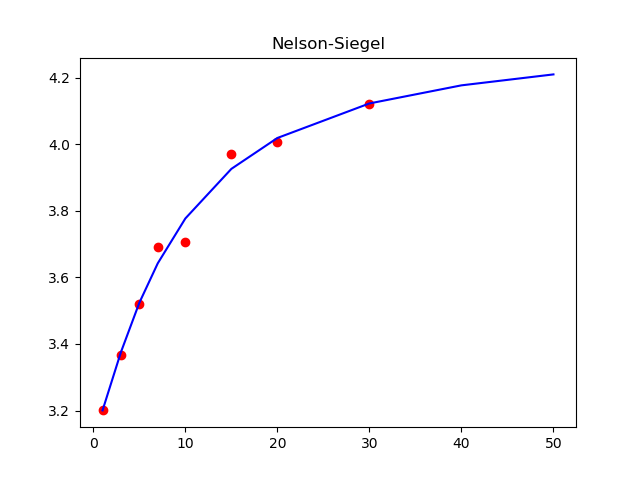

Source code (Python):
#!/usr/bin/python

import pylab
from numpy import *
from scipy.optimize import fmin
import pandas as pd
print("")

# N-S模型函数，c代表N-S的四个参数，x代表maturity到期期限。
fp = lambda c, x: c[0]+(c[1]+c[2])*(c[3]/x)*(1-exp(-x/c[3])-c[2]*exp(-x/c[3]))


# 误差计算函数，是fmin优化的参考标准。
e = lambda p, x, y: ((fp(p,x)-y)**2).sum()


# x = array([1,2,3,5,7,10])  #The periods for which data are available, skip the periods with empty rate
# y = array([2.05/100,1.98/100,2.23/100,2.80/100,3.24/100,3.77/100])  #Available rates only

x = array([1,3,5,7,10,15,20,30])
y = array([3.2013,3.3682,3.5205,3.6916,3.7062,3.9689,4.0079,4.1207])


# 使用fmin进行优化。
p0 = array([0.01,0.01,0.01,1.00])
# p即为最优解，结构类似p0。
p = fmin(e, p0, args=(x,y))
c = p
j=[]
# 计算整数到期期限节点的收益率。
for h in range(1,51,1):
    j.append(c[0]+(c[1]+c[2])*(c[3]/h)*(1-exp(-h/c[3])-c[2]*exp(-h/c[3])))

for i in j:
    print(i)

# 计算出的最优N-S参数。
print("")
print('Estimated Parameters: ', p)


# 开始插值。
print("")
h = range(1,51,1)
# 打印节点数据。
rateTable = pd.DataFrame.from_items([('Period', h),('NS', j)])
print(rateTable.to_string())

sum = 0
y1 = [3.2013,3.3682,3.5205,3.6916,3.7062,3.9689,4.0079,4.1207]
for i,v in enumerate([1,3,5,7,10,15,20,30]):
    res = j[i+1]
    sum = sum + (res - y1[i])**2
mean = sum / len(x)
error = sqrt(mean)
print('RMSE:', str(mean))

# xx = array([1,2,5,10,25,30])
# 图表展示。
xx = array([1,3,5,7,10,15,20,30,40,50])
pylab.plot(x, y, 'ro')
pylab.plot(xx, fp(p,xx), 'b')
pylab.title('Nelson-Siegel')
pylab.show()
